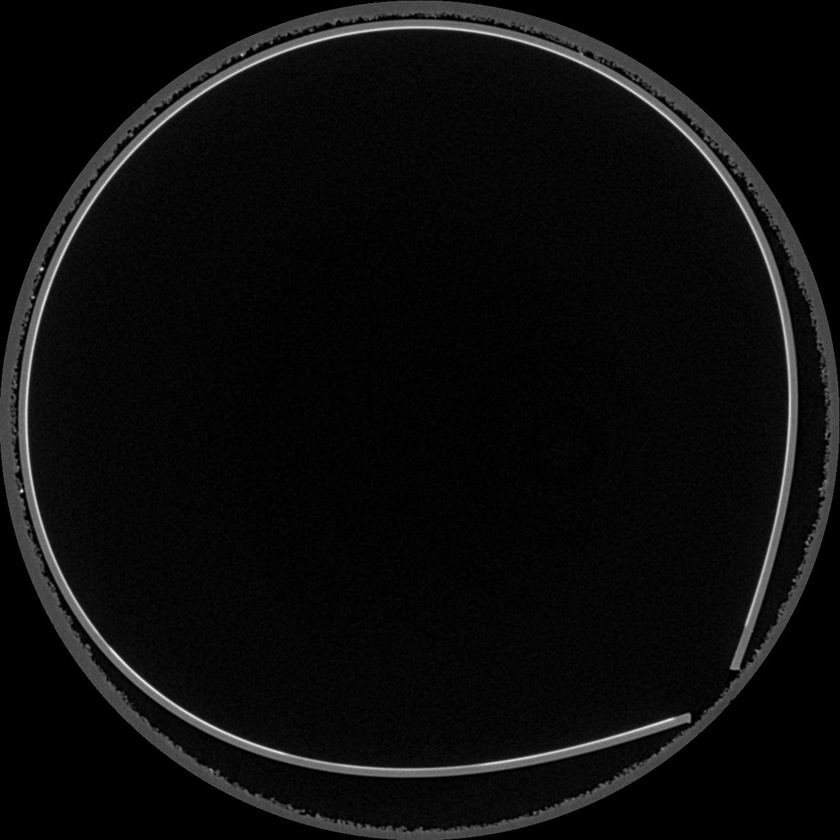
#> input picture data/media/images/001_slice000.jpg, 840 x 840 px, shrunk from 1324 x 1324 before the run
$ python line_follower.py --input-file ../../data/media/images/001_slice000.jpg
#> lines starting #> are read from the running program, lines starting #| are printed output that depends on the picture; after the words box and inside, x2 and y2 are one past the last pixel; in counts of white or black regions, pixels touching at a corner belong together
import argparse
from pathlib import Path
import imageio.v2 as iio
import numpy as np
import cv2
import random
import heapq

def parser():
    parser = argparse.ArgumentParser(description='Line Follower')
    parser.add_argument('--input-file', type=Path, help='Path to the masked image file')
    parser.add_argument('--mask-value', type=int, default=255, help='Pixel value to identify the line in the masked image')
    return parser.parse_args()


# [81 lines left out: functions get_neighbors, follow_grain_bidirectional, follow_line, not called in this run]


def thin_and_display_mask(mask_path: Path):
    """
    Loads a binary mask, thins it to a 1-pixel skeleton,
    and displays the result to verify the spiral path.
    """
    # 1. Load the mask in grayscale
    mask = cv2.imread(str(mask_path), cv2.IMREAD_GRAYSCALE)
#> mask is the input picture: shape (840, 840); min 0, max 244, mean 12
    if mask is None:
        print(f"Error: Could not load mask at {mask_path}")
        return

    # 2. Ensure the mask is strictly binary (0 or 255)
    _, binary = cv2.threshold(mask, 127, 255, cv2.THRESH_BINARY)
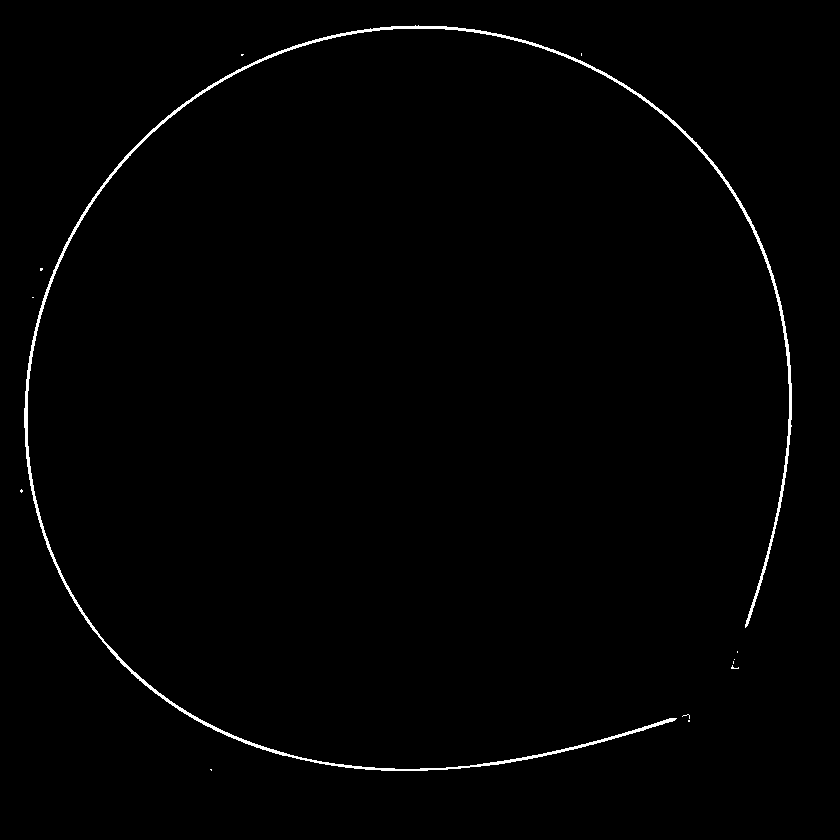
#> binary: shape (840, 840); 0.98% white; 13 white regions (12 under 20 px), largest, box (x1, y1, x2, y2) and area: (24, 25, 792, 771) 6841

    # 3. Perform Thinning (Skeletonization)
    # This reduces the ribbon to a single-pixel-wide line
    skeleton = cv2.ximgproc.thinning(binary)
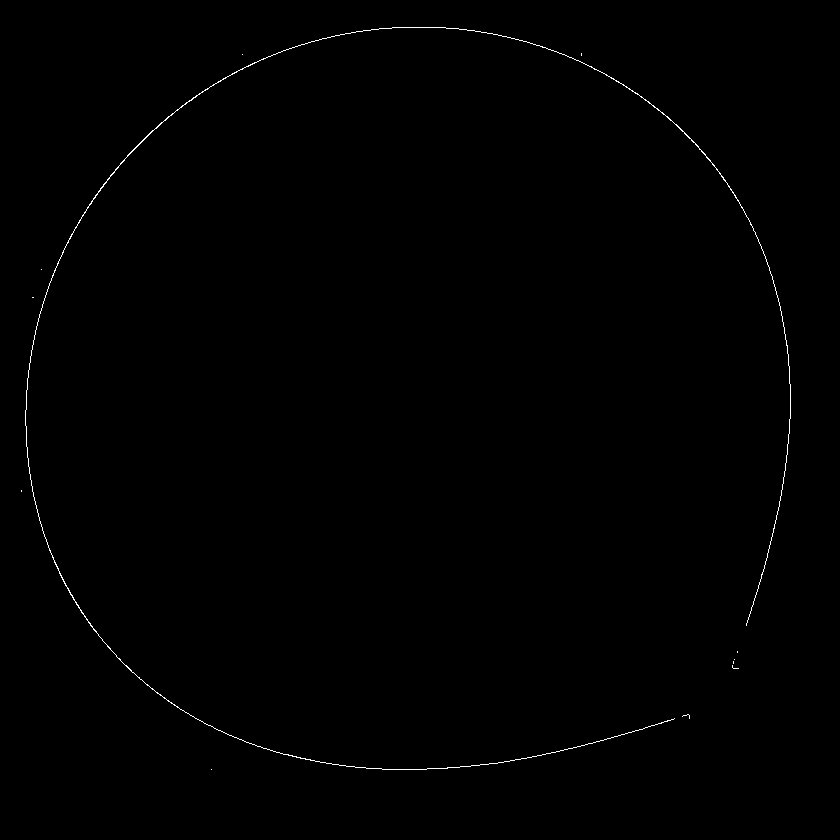
#> skeleton: shape (840, 840); 0.34% white in thin lines or dots, all inside (x1, y1, x2, y2) = (21, 27, 791, 770)

    return skeleton


# [33 lines left out: function extract_full_grain, not called in this run]

def select_a_random_point(masked_image, mask_value=255, display_canvas=False):
#> called with mask_value = 255, display_canvas = False
    print(f'Shape of masked image: {masked_image.shape}')
#| Shape of masked image: (840, 840)
    h, w = masked_image.shape
#> h = 840; w = 840
    canvas = np.zeros((h, w, 3), dtype=np.uint8)
    canvas[:,:,0] = masked_image # BGR
    film_coordinate = np.where(masked_image == mask_value)
#> film_coordinate = 2395 positions, rows 27 to 769, columns 21 to 790
    film_coordinate = list(zip(film_coordinate[1], film_coordinate[0]))
#> film_coordinate = 2395 pairs, first value 21 to 790, second value 27 to 769
    print(film_coordinate)
#> (printed output is left out)
    start_x, start_y = film_coordinate[random.randint(0, len(film_coordinate) - 1)] # True random point on the line
#> start_x = 767; start_y = 557
    print(f'Starting point: ({start_x}, {start_y})')
    a_random_point = (start_x, start_y)
#> a_random_point = (767, 557)
    if display_canvas:
        cv2.circle(canvas, (start_x, start_y), 5, (0, 255, 0), -1)
        cv2.imshow('Canvas', canvas)
        cv2.waitKey(0)
        cv2.destroyAllWindows()
    return a_random_point, canvas, film_coordinate

import heapq
import numpy as np

# [19 lines left out: function extract_contours_from_mask, not called in this run]
def find_ordered_contour(masked_image, start_point, jump_dist=15):
    """
    Traces a line pixel-by-pixel to ensure a head-to-tail ordered sequence.
    If it hits a gap, it 'solders' to the nearest unvisited pixel.
    """
#> called with start_point = (767, 557), jump_dist = 15
    h, w = masked_image.shape
#> h = 840; w = 840
    ordered_points = [start_point]
#> ordered_points = [(767, 557)]
    visited = np.zeros_like(masked_image, dtype=bool)
    visited[start_point[1], start_point[0]] = True

    current_pt = start_point
#> current_pt = (767, 557)

    while True:
        curr_x, curr_y = current_pt
        found_next = False

        # 1. Search immediate neighbors first (Radius 1)
        # We check these in a specific circular order to maintain 'flow'
        neighbors = [
            (0, 1), (1, 1), (1, 0), (1, -1),
            (0, -1), (-1, -1), (-1, 0), (-1, 1)
        ]

        for dx, dy in neighbors:
            nx, ny = curr_x + dx, curr_y + dy
            if 0 <= nx < w and 0 <= ny < h:
                if masked_image[ny, nx] == 255 and not visited[ny, nx]:
                    current_pt = (nx, ny)
                    visited[ny, nx] = True
                    ordered_points.append(current_pt)
                    found_next = True
                    break

        # 2. If stuck, try to "Solder" (Jump the Gap)
        if not found_next:
            best_jump_pt = None
            min_dist = float('inf')

            # Look in expanding squares for the nearest NEW island
            for r in range(2, jump_dist + 1):
                for dy in range(-r, r + 1):
                    for dx in range(-r, r + 1):
                        # Only check the perimeter of the square radius r
                        if abs(dx) != r and abs(dy) != r: continue

                        nx, ny = curr_x + dx, curr_y + dy
                        if 0 <= nx < w and 0 <= ny < h:
                            if masked_image[ny, nx] == 255 and not visited[ny, nx]:
                                d = np.sqrt(dx**2 + dy**2)
                                if d < min_dist:
                                    min_dist = d
                                    best_jump_pt = (nx, ny)

                if best_jump_pt: # Found the closest pixel on the next island
                    break

            if best_jump_pt:
                current_pt = best_jump_pt
                visited[best_jump_pt[1], best_jump_pt[0]] = True
                ordered_points.append(current_pt)
                found_next = True

        # 3. If still nothing found after jumping, we are done with this contour
        if not found_next:
            break
#> this loop made 2225 passes
#> (curr_x, curr_y) on passes 1 to 3: (767, 557), (767, 556), (767, 555)
#> visited: shape (840, 840) bool; 0.32% white in thin lines or dots, all inside (x1, y1, x2, y2) = (25, 27, 791, 770)
#> after the loop, min_dist = inf; ordered_points = 2225 pairs, first value 25 to 790, second value 27 to 769

    return ordered_points

# [27 lines left out: function trace_single_contour, not called in this run]

def main():
    args = parser()
    input_file = args.input_file
    mask_value = args.mask_value

    if not input_file.is_file():
        print(f"Error: {input_file} does not exist.")
        return

    # Here you would add the code to process the masked image and follow the line.
    # This is a placeholder for the actual line following logic.
    print(f"Processing masked image from: {input_file}")
    masked_image = thin_and_display_mask(input_file)
    canvas = np.zeros((masked_image.shape[0], masked_image.shape[1], 3), dtype=np.uint8)
    canvas[:,:,0] = masked_image # BGR
    all_contours = find_ordered_contour(masked_image, select_a_random_point(masked_image, mask_value)[0], jump_dist=15)
#> all_contours has the same summary as ordered_points in find_ordered_contour
    print(f"Extracted {len(all_contours[0])} contours from the mask.")
    print("contours1:", all_contours[0])
    for i, contour in enumerate(all_contours):
        # print(f'Contour point {i}: {contour}, G: {int((1-(i/len(all_contours[0])))*255)}, R: {int(i/len(all_contours[0])*255)}, B: 0')
        cv2.circle(canvas, contour, 2, (0, int((1-(i/len(all_contours[0])))*255), int(i/len(all_contours[0])*255)), -1)
#> this loop made 2225 passes
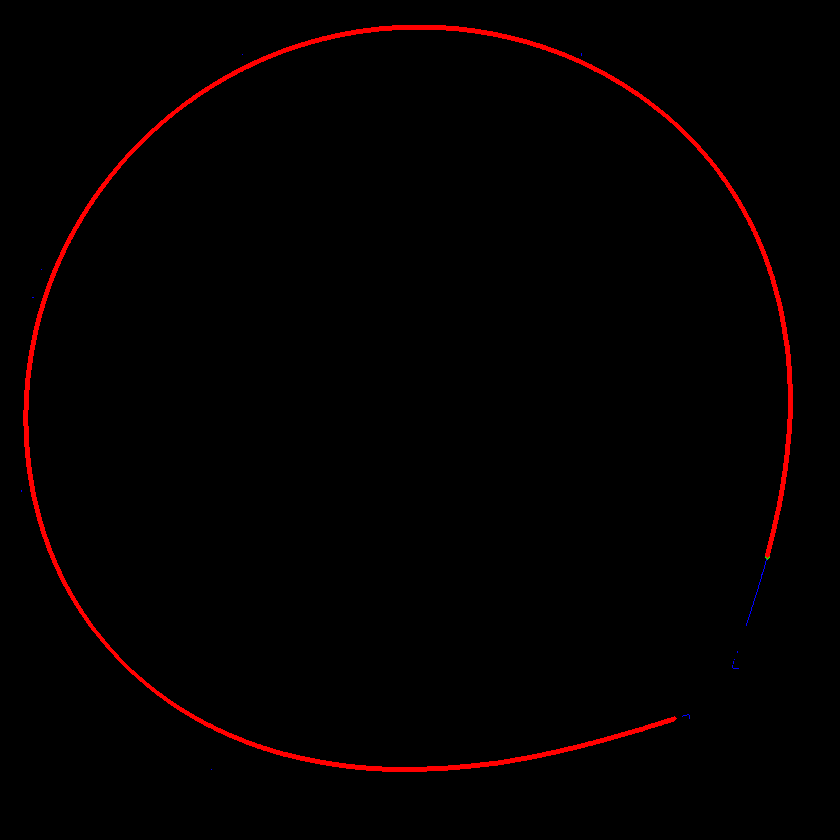
#> canvas: shape (840, 840, 3); mean of channels 0, 1, 2 0, 0, 3.8; drawn as B, G, R
        # [7 lines of commented-out code are left out]
    cv2.imwrite('/Volumes/Ankan_PhD/segmentation mask/output_contours.png', canvas)


if __name__ == "__main__":
    main()
